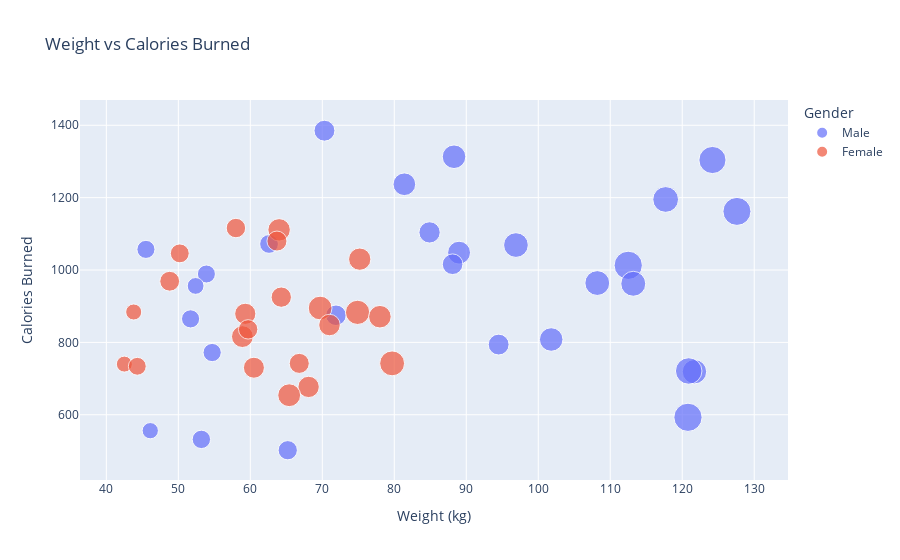

Notebook code for this chart:
### Code cell
fig = px.scatter(data.head(50), x='Weight (kg)', y='Calories Burned', color='Gender',
                 title='Weight vs Calories Burned', size='BMI', hover_data=['Age'])
fig.show()

### Figure 1 — Plotly figure (JSON) as saved in the notebook; plotly's stock layout.template omitted (floating-point values rounded to 4 significant figures)
{"data": [{"customdata": [[56], [25], [38], [36], [28], [28], [41], [53], [57], [41], [20], [19], [38], [29], [44], [59], [45], [32], [38], [26], [35], [21], [42], [43], [37], [45], [24], [25]], "hovertemplate": "Gender=Male<br>Weight (kg)=%{x}<br>Calories Burned=%{y}<br>BMI=%{marker.size}<br>Age=%{customdata[0]}<extra></extra>", "legendgroup": "Male", "marker": {"color": "#636efa", "size": [30.2, 18.41, 14.39, 23.76, 32.34, 30.07, 43.31, 17.89, 43.4, 23.62, 35.93, 28.41, 22.95, 38.16, 20.12, 17.6, 24.54, 33.4, 27.84, 42.63, 33.14, 19.11, 17.77, 33.8, 40.1, 15.31, 18.07, 23.17], "sizemode": "area", "sizeref": 0.1085, "symbol": "circle"}, "mode": "markers", "name": "Male", "orientation": "v", "showlegend": true, "type": "scatter", "x": [88.3, 53.2, 46.1, 70.3, 121.7, 101.8, 120.8, 51.7, 112.5, 94.5, 117.7, 89, 71.9, 120.9, 65.2, 53.9, 84.9, 108.2, 81.4, 127.6, 96.9, 62.6, 45.5, 113.2, 124.2, 52.4, 54.7, 88.1], "xaxis": "x", "y": [1313, 532, 556, 1385, 719, 808, 593, 865, 1013, 794, 1195, 1048, 875, 721, 502, 989, 1104, 964, 1237, 1162, 1069, 1072, 1057, 962, 1304, 956, 772, 1016], "yaxis": "y"}, {"customdata": [[46], [32], [56], [40], [39], [19], [41], [47], [55], [50], [39], [42], [33], [20], [54], [24], [56], [31], [26], [19], [52], [31]], "hovertemplate": "Gender=Female<br>Weight (kg)=%{x}<br>Calories Burned=%{y}<br>BMI=%{marker.size}<br>Age=%{customdata[0]}<extra></extra>", "legendgroup": "Female", "marker": {"color": "#EF553B", "size": [32, 24.71, 20.55, 30.57, 13.88, 27.34, 13.98, 21.81, 26.96, 25.16, 22.51, 21.78, 27.64, 28.31, 19.37, 25.83, 24.37, 21.4, 17.3, 23.93, 20.42, 33.61], "sizemode": "area", "sizeref": 0.1085, "symbol": "circle"}, "mode": "markers", "name": "Female", "orientation": "v", "showlegend": true, "type": "scatter", "x": [74.9, 68.1, 58, 69.7, 42.5, 64, 43.8, 66.8, 75.2, 71, 64.3, 63.7, 78, 65.4, 50.2, 58.9, 59.3, 48.8, 44.3, 60.5, 59.7, 79.7], "xaxis": "x", "y": [883, 677, 1116, 895, 740, 1111, 884, 742, 1030, 848, 925, 1080, 871, 654, 1046, 816, 879, 969, 734, 730, 836, 742], "yaxis": "y"}], "layout": {"autosize": true, "legend": {"itemsizing": "constant", "title": {"text": "Gender"}, "tracegroupgap": 0}, "title": {"text": "Weight vs Calories Burned"}, "xaxis": {"anchor": "y", "autorange": true, "domain": [0, 1], "range": [36.66, 134.2], "title": {"text": "Weight (kg)"}, "type": "linear"}, "yaxis": {"anchor": "x", "autorange": true, "domain": [0, 1], "range": [376.9, 1516.0], "title": {"text": "Calories Burned"}, "type": "linear"}}}
